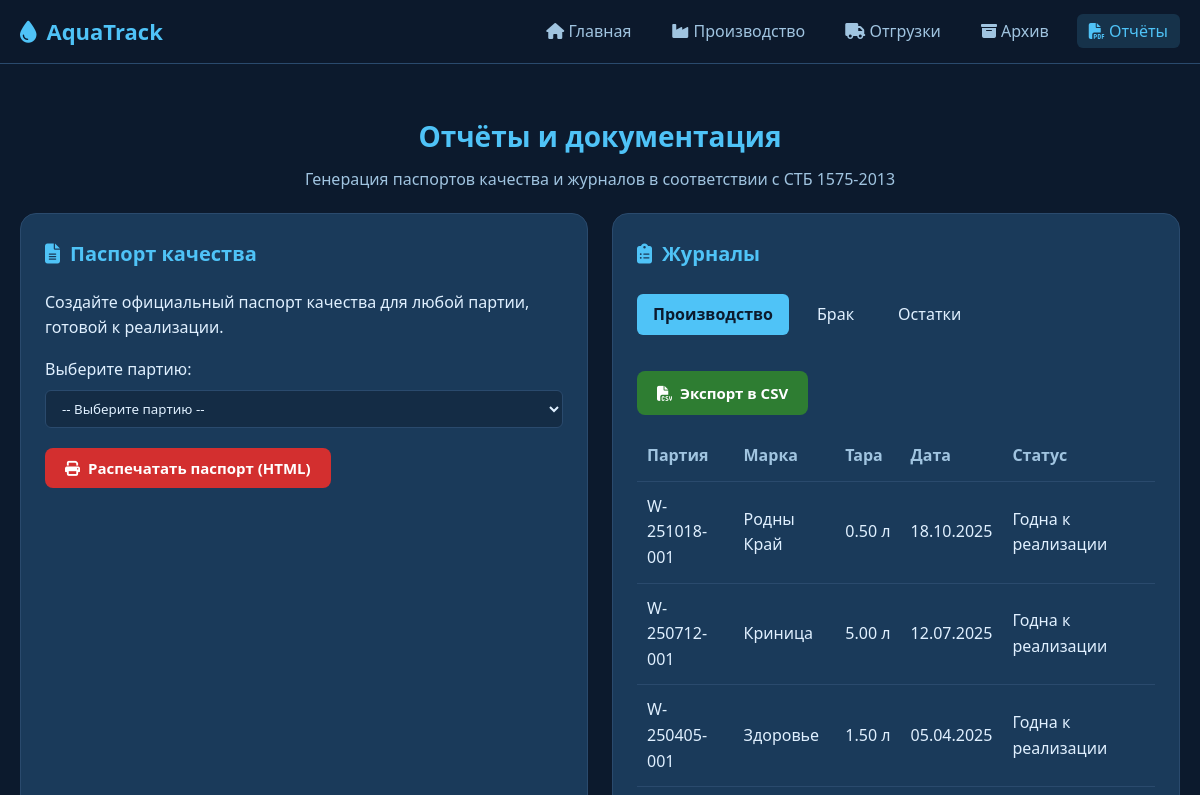
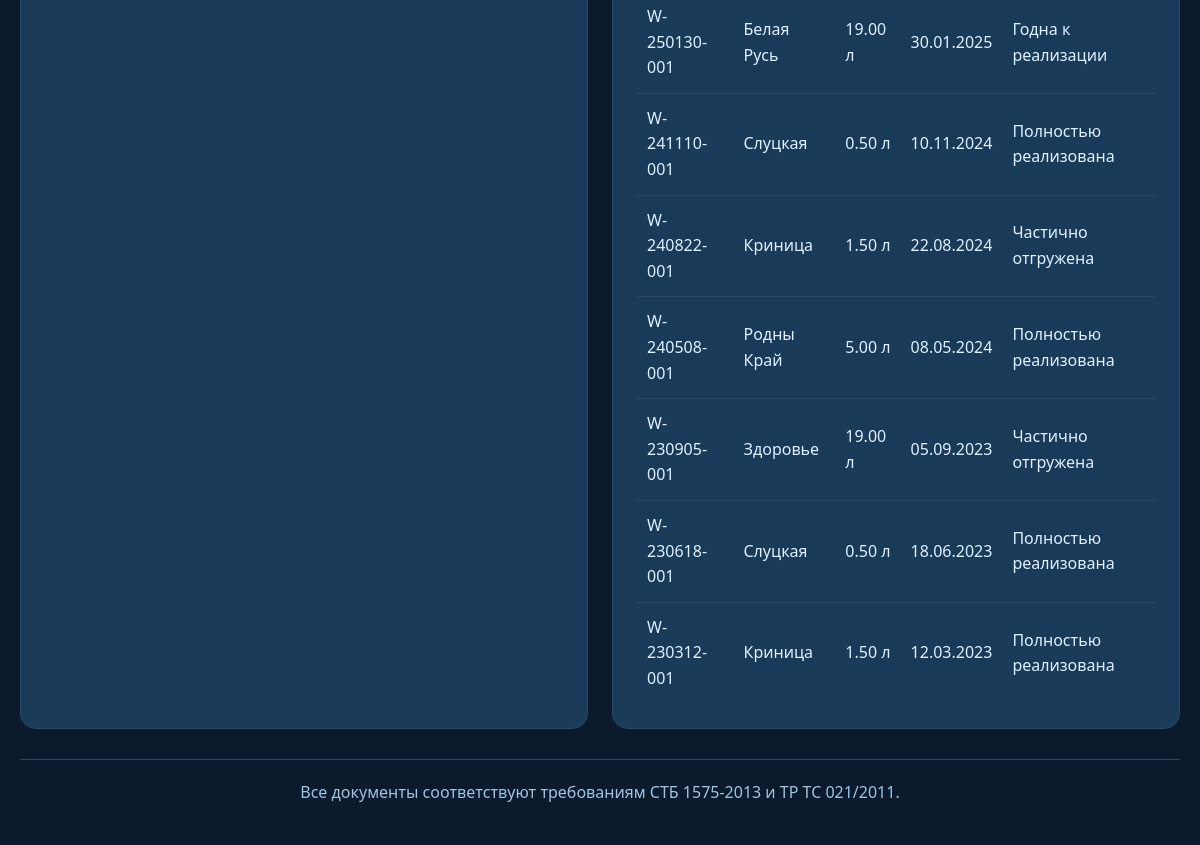
The app's page /reports.php, older data (2 pictures, top to bottom).
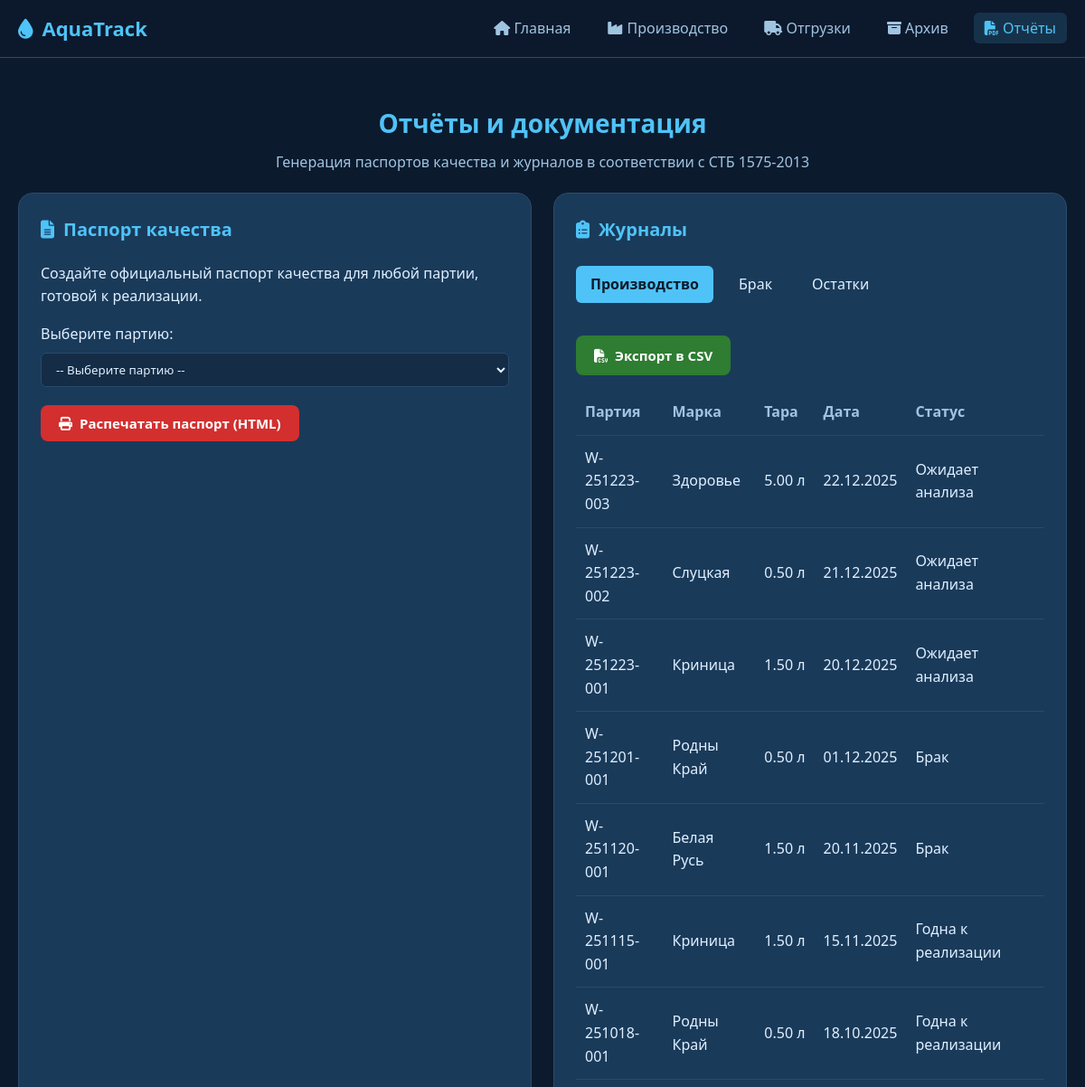
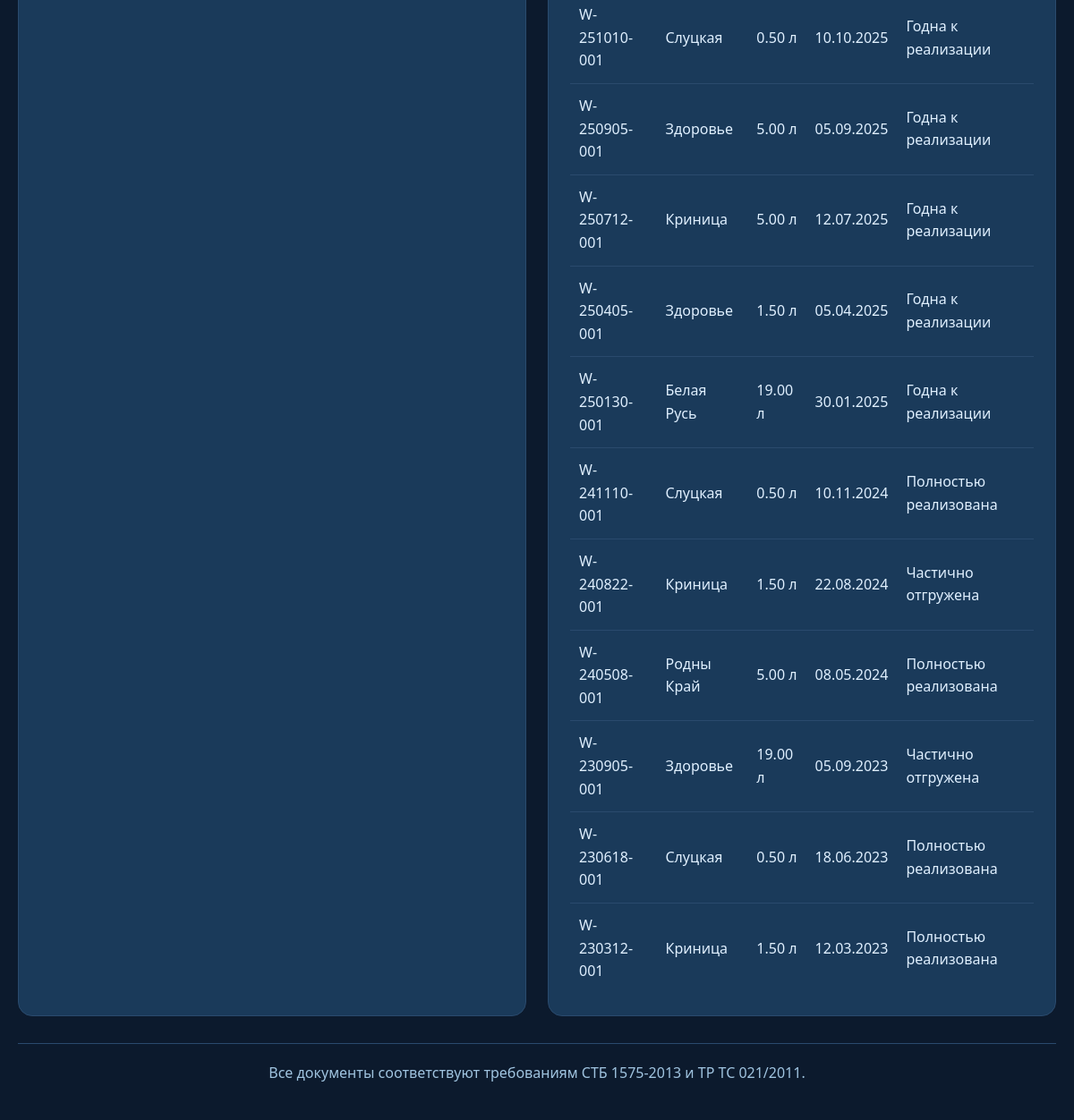
The same page, newer data (2 pictures, top to bottom).
### tables this page shows
CREATE TABLE batches (
    id INT UNSIGNED AUTO_INCREMENT PRIMARY KEY,
    batch_number VARCHAR(30) NOT NULL UNIQUE,
    brand_id INT UNSIGNED NOT NULL,
    treated_test_id INT UNSIGNED NOT NULL,
    bottling_datetime DATETIME NOT NULL,
    shelf_life_months TINYINT UNSIGNED NOT NULL DEFAULT 12,
    bottle_type_id INT UNSIGNED NOT NULL,
    production_line_id INT UNSIGNED NOT NULL,
    total_bottles INT UNSIGNED NOT NULL,
    total_liters DECIMAL(10,2) NOT NULL,
    operator_name VARCHAR(150) NULL,
    status ENUM('Ожидает анализа', 'Годна к реализации', 'Брак', 'Частично отгружена', 'Полностью реализована') NOT NULL DEFAULT 'Ожидает анализа',
    remaining_bottles INT UNSIGNED NOT NULL,
    notes TEXT NULL,
    created_at TIMESTAMP DEFAULT CURRENT_TIMESTAMP,
    FOREIGN KEY (brand_id) REFERENCES water_brands(id) ON DELETE RESTRICT,
    FOREIGN KEY (treated_test_id) REFERENCES treated_water_tests(id) ON DELETE RESTRICT,
    FOREIGN KEY (bottle_type_id) REFERENCES bottle_types(id) ON DELETE RESTRICT,
    FOREIGN KEY (production_line_id) REFERENCES production_lines(id) ON DELETE RESTRICT
);

CREATE TABLE water_brands (
    id INT UNSIGNED AUTO_INCREMENT PRIMARY KEY,
    name VARCHAR(100) NOT NULL UNIQUE
);

CREATE TABLE bottle_types (
    id INT UNSIGNED AUTO_INCREMENT PRIMARY KEY,
    volume_l DECIMAL(4,2) NOT NULL,
    material VARCHAR(50) NOT NULL,
    description VARCHAR(100) NULL,
    UNIQUE(volume_l, material)
);

### reports.php (the view, shortened to what this page needs)
<?php
$host = 'localhost';
$db   = 'bottled_water_control';
$user = 'root';
$pass = '';
$charset = 'utf8mb4';
$dsn = "mysql:host=$host;dbname=$db;charset=$charset";
$options = [
    PDO::ATTR_ERRMODE            => PDO::ERRMODE_EXCEPTION,
    PDO::ATTR_DEFAULT_FETCH_MODE => PDO::FETCH_ASSOC,
    PDO::ATTR_EMULATE_PREPARES   => false,
];
try {
    $pdo = new PDO($dsn, $user, $pass, $options);
} catch (\PDOException $e) {
    die("❌ Ошибка БД: " . htmlspecialchars($e->getMessage()));
}
$journal_type = $_GET['journal'] ?? 'production';
if ($journal_type === 'production') {
    $journal_data = $pdo->query("
        SELECT
            b.batch_number, wb.name AS brand,
            bt.volume_l, bt.material,
            b.bottling_datetime, b.status,
            b.total_bottles, b.remaining_bottles
        FROM batches b
        JOIN water_brands wb ON b.brand_id = wb.id
        JOIN bottle_types bt ON b.bottle_type_id = bt.id
        ORDER BY b.bottling_datetime DESC
        LIMIT 100
    ")->fetchAll();
}
    ?>
<!DOCTYPE html>
<html lang="ru">
<head>
    <link rel="stylesheet" href="https://cdnjs.cloudflare.com/ajax/libs/font-awesome/6.5.0/css/all.min.css">
</head>
<body>
    <nav>
        <div class="logo"><i class="fas fa-droplet"></i> AquaTrack</div>
        <ul class="nav-links">
            <li><a href="index.php"><i class="fas fa-home"></i> Главная</a></li>
            <li><a href="production.php"><i class="fas fa-industry"></i> Производство</a></li>
            <li><a href="shipments.php"><i class="fas fa-truck"></i> Отгрузки</a></li>
            <li><a href="archive.php"><i class="fas fa-archive"></i> Архив</a></li>
            <li><a href="reports.php" class="active"><i class="fas fa-file-pdf"></i> Отчёты</a></li>
        </ul>
    </nav>
    <div class="container">
        <header>
            <h1>Отчёты и документация</h1>
            <div class="subtitle">Генерация паспортов качества и журналов в соответствии с СТБ 1575-2013</div>
        </header>
        <div class="report-sections">
            <div class="section">
                <h2 class="section-title"><i class="fas fa-file-alt"></i> Паспорт качества</h2>
                <p>Создайте официальный паспорт качества для любой партии, готовой к реализации.</p>
                <div style="margin-top: 16px;">
                    <label for="batch_select">Выберите партию:</label>
                    <select id="batch_select">
                        <option value="">-- Выберите партию --</option>
                    </select>
                </div>
                <div style="margin-top: 20px;">
                    <button id="generatePassport" class="btn btn-pdf" disabled>
                        <i class="fas fa-print"></i> Распечатать паспорт (HTML)
                    </button>
                </div>
            </div>
            <div class="section">
                <h2 class="section-title"><i class="fas fa-clipboard-list"></i> Журналы</h2>
                <div class="tabs">
                    <div class="tab <?= $journal_type === 'production' ? 'active' : '' ?>" data-tab="production">Производство</div>
                    <div class="tab <?= $journal_type === 'rejection' ? 'active' : '' ?>" data-tab="rejection">Брак</div>
                    <div class="tab <?= $journal_type === 'stock' ? 'active' : '' ?>" data-tab="stock">Остатки</div>
                </div>
                <a href="reports.php?journal=<?= $journal_type ?>&export=csv" class="btn btn-csv" style="margin-top: 12px;">
                    <i class="fas fa-file-csv"></i> Экспорт в CSV
                </a>
                <?php if (!empty($journal_data)): ?>
                    <table style="margin-top: 16px;">
                        <?php if ($journal_type === 'production'): ?>
                            <thead>
                                <tr>
                                    <th>Партия</th>
                                    <th>Марка</th>
                                    <th>Тара</th>
                                    <th>Дата</th>
                                    <th>Статус</th>
                                </tr>
                            </thead>
                            <tbody>
                                <?php foreach ($journal_data as $j): ?>
                                    <tr>
                                        <td><?= htmlspecialchars($j['batch_number']) ?></td>
                                        <td><?= htmlspecialchars($j['brand']) ?></td>
                                        <td><?= $j['volume_l'] ?> л</td>
                                        <td><?= date('d.m.Y', strtotime($j['bottling_datetime'])) ?></td>
                                        <td><?= htmlspecialchars($j['status']) ?></td>
                                    </tr>
                                <?php endforeach; ?>
                            </tbody>
                        <?php endif; ?>
                    </table>
                <?php else: ?>
                    <p class="empty">Нет данных для отображения.</p>
                <?php endif; ?>
            </div>
        </div>
        <footer>
            Все документы соответствуют требованиям СТБ 1575-2013 и ТР ТС 021/2011.
        </footer>
    </div>
</body>
</html>

### reports.php (style rules this page uses)
:root { --bg: #0c1a2d; --card-bg: #1a3a5a; --header-bg: rgba(12, 26, 45, 0.95); --text: #e0f0ff; --text-secondary: #a0c4e0; --accent: #4fc3f7; --accent-dark: #0288d1; --border: #2a4a6d; --success: #81c784; }
* { margin:0; padding:0; box-sizing:border-box; font-family: 'Segoe UI', system-ui, sans-serif; }
body { background: var(--bg); color: var(--text); line-height: 1.6; }
.container { max-width: 1200px; margin: 0 auto; padding: 20px; }
nav { background: var(--header-bg); padding: 14px 20px; position: sticky; top: 0; border-bottom: 1px solid var(--border); display: flex; justify-content: space-between; align-items: center; }
.logo { font-size: 22px; font-weight: 700; color: var(--accent); display: flex; align-items: center; gap: 10px; }
.nav-links { display: flex; list-style: none; gap: 16px; }
.nav-links a { color: var(--text-secondary); text-decoration: none; padding: 6px 12px; border-radius: 6px; }
.nav-links a:hover, .nav-links a.active { background: rgba(79,195,247,0.15); color: var(--accent); }
header { text-align: center; padding: 30px 0 20px; }
h1 { font-size: 28px; margin-bottom: 8px; color: var(--accent); }
.subtitle { color: var(--text-secondary); }
.report-sections { display: grid; grid-template-columns: 1fr 1fr; gap: 24px; margin-bottom: 30px; }
.section { background: var(--card-bg); padding: 24px; border-radius: 16px; border: 1px solid var(--border); }
.section-title { font-size: 20px; margin-bottom: 20px; color: var(--accent); display: flex; align-items: center; gap: 10px; }
.btn { background: var(--accent-dark); color: white; border: none; padding: 10px 20px; border-radius: 8px; font-weight: 600; font-size: 15px; cursor: pointer; display: inline-flex; align-items: center; gap: 8px; text-decoration: none; }
.btn-pdf { background: #d32f2f; }
.btn-csv { background: #2e7d32; }
table { width: 100%; border-collapse: collapse; margin-top: 16px; }
th, td { padding: 12px 10px; text-align: left; border-bottom: 1px solid var(--border); }
th { color: var(--text-secondary); font-weight: 600; }
tr:last-child td { border-bottom: none; }
select, input { width: 100%; padding: 8px 12px; border: 1px solid var(--border); border-radius: 6px; background: #142c45; color: var(--text); margin-top: 8px; }
.tabs { display: flex; gap: 12px; margin: 24px 0; }
.tab { padding: 8px 16px; border-radius: 6px; cursor: pointer; }
.tab.active { background: var(--accent); color: #0c1a2d; font-weight: 600; }
footer { text-align: center; color: var(--text-secondary); padding: 20px 0; border-top: 1px solid var(--border); margin-top: 20px; }

Row changes from the older to the newer data that the page shows:
added batches: batch_number "W-251223-003", brand.name "Здоровье", bottle_type.volume_l "5.00", bottling_datetime "22.12.2025", status "Ожидает анализа"
added batches: batch_number "W-251223-002", brand.name "Слуцкая", bottle_type.volume_l "0.50", bottling_datetime "21.12.2025", status "Ожидает анализа"
added batches: batch_number "W-251223-001", brand.name "Криница", bottle_type.volume_l "1.50", bottling_datetime "20.12.2025", status "Ожидает анализа"
added batches: batch_number "W-251201-001", brand.name "Родны Край", bottle_type.volume_l "0.50", bottling_datetime "01.12.2025", status "Брак"
added batches: batch_number "W-251120-001", brand.name "Белая Русь", bottle_type.volume_l "1.50", bottling_datetime "20.11.2025", status "Брак"
added batches: batch_number "W-251115-001", brand.name "Криница", bottle_type.volume_l "1.50", bottling_datetime "15.11.2025", status "Годна к реализации"
added batches: batch_number "W-251010-001", brand.name "Слуцкая", bottle_type.volume_l "0.50", bottling_datetime "10.10.2025", status "Годна к реализации"
added batches: batch_number "W-250905-001", brand.name "Здоровье", bottle_type.volume_l "5.00", bottling_datetime "05.09.2025", status "Годна к реализации"
